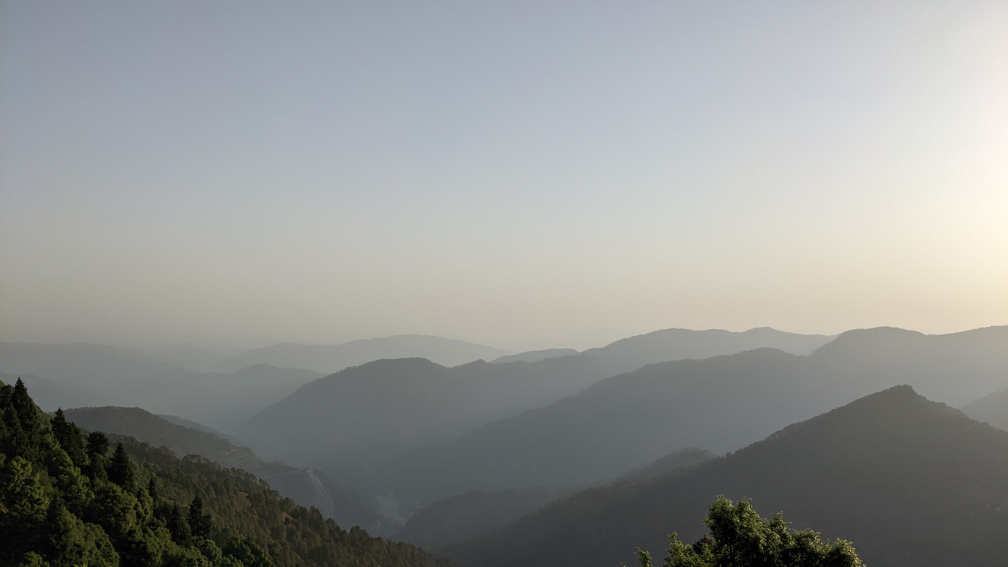
#> input picture difficult_examples/PXL_20220415_005653711.MP.jpg, 4032 x 2268 px (shown at 1/4 size)
$ python -i ImageStitcher.py   (imports and definitions only)
#> lines starting #> are read from the running program, lines starting #| are printed output that depends on the picture
# implemented and experimented in stitching.ipynb notebook
from tqdm import tqdm
import matplotlib.pyplot as plt
from sympy.utilities.iterables import multiset_permutations  # gives all permuations
import os
from scipy.ndimage import maximum_filter  # different than max pooling
from scipy.signal import convolve2d
from scipy.ndimage import gaussian_filter, maximum_filter
from skimage import io, color, filters
from skimage.util import view_as_windows
import skimage
import cv2 as cv  # only to compare and validate
import numpy as np
# [1 line not run here, left out]


class ImageStitcher:
    def __init__(self):
        self.print_help()
        self.sift = cv.SIFT_create()

    def print_help(self):
        help_text = """
        pass in the input in any order (left_image, right_image): we make 2 attempts
        Does not accommodate >2 images
        Does not accomodate vertical panorama
        """
        print(help_text)

    def detect_features(self, images):
        keypoints_list = []
        descriptors_list = []
        for image in images:
            keypoints, descriptors = self.sift.detectAndCompute(image, None)
            keypoints_list.append(keypoints)
            descriptors_list.append(descriptors)
        return keypoints_list, descriptors_list

    def match_features(self, descriptors_list):
        index_params = dict(algorithm=1, trees=5)
        search_params = dict(checks=50)
        flann = cv.FlannBasedMatcher(index_params, search_params)
        matches = []
        num_images = len(descriptors_list)
        for i in range(num_images):
            for j in range(i + 1, num_images):
                match = flann.knnMatch(descriptors_list[i].astype(
                    np.float32), descriptors_list[j].astype(np.float32), k=2)
                good_matches = [
                    m for m, n in match if m.distance < 0.75 * n.distance]
                if good_matches:
                    matches.append((i, j, good_matches))
        return matches

    # [44 lines left out: functions plot_matches, ransac_homography, not called in this run]

    def attach(self, images, plot=False):
        keypoints_list, descriptors_list = self.detect_features(images)
        matches = self.match_features(descriptors_list)
        # Start with the first image as the base (we cover both)
        stitched_image = images[0]
        for i, j, good_matches in matches:
            h, _ = self.ransac_homography(
                keypoints_list[i], keypoints_list[j], good_matches)
            if plot:
                self.plot_matches(
                    images[i], images[j], keypoints_list[i], keypoints_list[j], good_matches)
            if h is not None:
                height, width, _ = images[j].shape
                stitched_image = cv.warpPerspective(
                    stitched_image, h, (width * 2, height))
                stitched_image[0:height, 0:width] = images[j]
        return stitched_image

    # [9 lines left out: function stitch, not called in this run]

>>> import cv2
>>> picture = cv2.imread('difficult_examples/PXL_20220415_005653711.MP.jpg', cv2.IMREAD_GRAYSCALE)
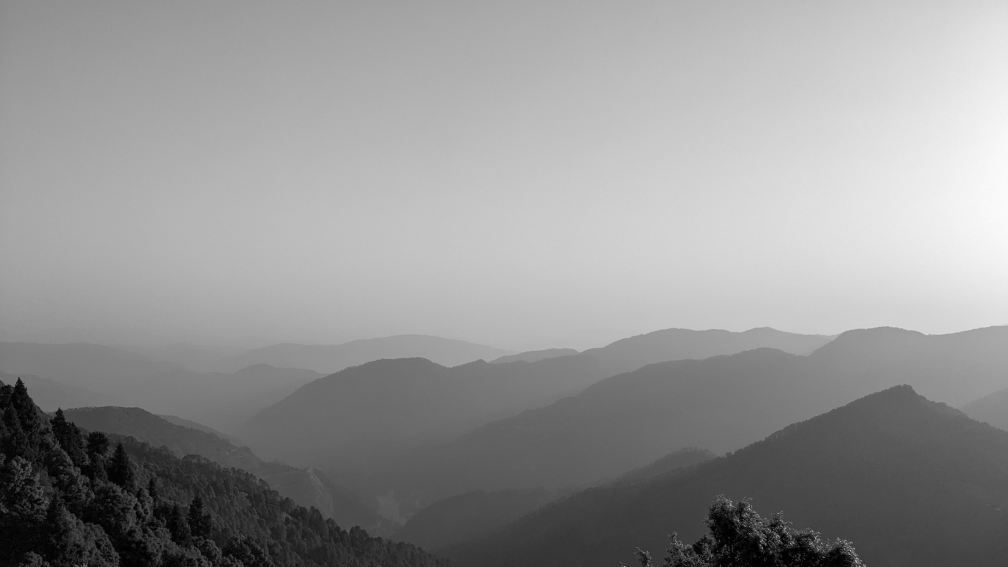
#> picture: shape (2268, 4032) (shown at 1/4 size); min 0, max 255, mean 148.5
>>> result = ImageStitcher().attach(picture)
#> after the loop in detect_features, `for image in images:`: descriptors_list = 2268 items; keypoints_list = 2268 items, first 6: (), (), (), (), (), ()
#> in attach, `keypoints_list, descriptors_list = self.detect_features(images)`: descriptors_list = 2268 items
#> in match_features, `num_images = len(descriptors_list)`: num_images = 2268
#> after the loop in match_features, `for i in range(num_images):`: matches = []
#> (the run stopped early here; a loop or call above may not have finished)
